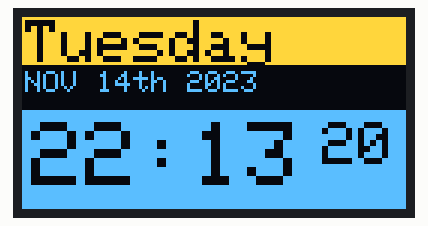
Recording of a sketch running on a simulated Arduino Uno, built with avr-gcc and run on an emulated ATmega328P. On the bench: 128×64 one-colour display. The OLED is the two-colour kind (top 16 rows yellow); the local clock reads 2024-03-15 10:24:30 at power-on unless the sketch sets it; what the sketch prints to the serial monitor is not drawn.

Above: at 2.1 s.
At 6.3 s:
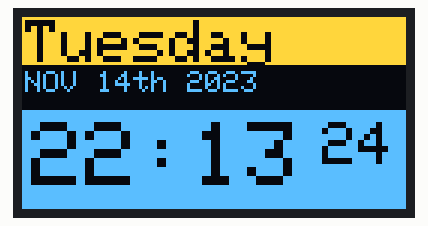
At 10.4 s:
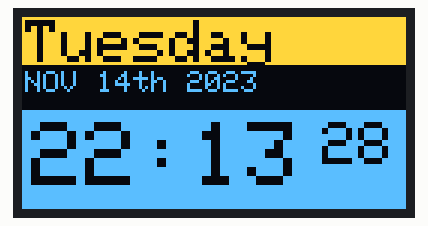
At 19.7 s:
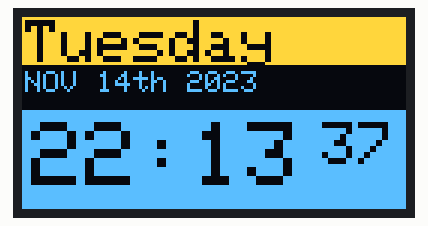
At 29.0 s:
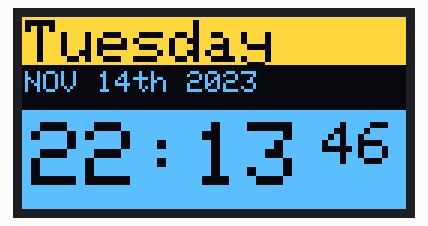
At 38.4 s:
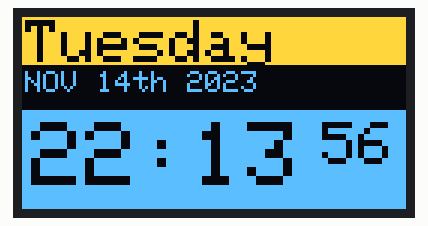

Measured:
- what the display in image 0 shows lasts 1.0 s, from 2.1 s to 3.1 s

The sketch:

Arduino_realtime_clock.ino
```cpp
#include <Wire.h>
#include <Adafruit_GFX.h>
#include <Adafruit_SSD1306.h>
#include <RTClib.h>

#define OLED_WIDTH 128 // OLED display width,  in pixels
#define OLED_HEIGHT 64 // OLED display height, in pixels

Adafruit_SSD1306 oled(OLED_WIDTH, OLED_HEIGHT, &Wire, -1); // // create SSD1306 display object connected to I2C
RTC_DS3231 rtc;

String time;
DateTime dt;


String DayOfTheWeek(uint8_t Day){
  String DayText;
  Serial.println(Day);
  if (Day==1)  DayText="Monday";
  if (Day==2)  DayText="Tuesday";
  if (Day==3)  DayText="Wednesday";
  if (Day==4)  DayText="Thursday";
  if (Day==5)  DayText="Friday";
  if (Day==6)  DayText="Saturday";
  if (Day==0)  DayText="Sunday";
  return DayText;
}

String DayMonthYear(uint8_t Day,uint8_t Month,uint16_t Year){
  String DayMonthYearText;
  if (Month==1)  DayMonthYearText="JAN ";
  if (Month==2)  DayMonthYearText="FEB ";
  if (Month==3)  DayMonthYearText="MAR ";
  if (Month==4)  DayMonthYearText="APR ";
  if (Month==5)  DayMonthYearText="MAY ";
  if (Month==6)  DayMonthYearText="JUN ";
  if (Month==7)  DayMonthYearText="JUL ";
  if (Month==8)  DayMonthYearText="AUG ";
  if (Month==9)  DayMonthYearText="SEP ";
  if (Month==10)  DayMonthYearText="OCT ";
  if (Month==11)  DayMonthYearText="NOV ";
  if (Month==12)  DayMonthYearText="DEC ";

  DayMonthYearText=DayMonthYearText+Day;
  if (Day==1)DayMonthYearText=DayMonthYearText+"st ";
  if (Day==2)DayMonthYearText=DayMonthYearText+"nd ";
  if (Day>2)DayMonthYearText=DayMonthYearText+"th ";

  DayMonthYearText=DayMonthYearText+Year;

  return DayMonthYearText;
}

String AddLeadingZero(uint8_t x){
  String AddLeadingZeroText;
  if(x<10) AddLeadingZeroText="0";
  else AddLeadingZeroText="";
  AddLeadingZeroText=AddLeadingZeroText+x;
  return AddLeadingZeroText;
}

String CurrentTime(uint8_t H, uint8_t I ){
  String CurrentTimeText="";
  CurrentTimeText=CurrentTimeText + AddLeadingZero(H) +":"+AddLeadingZero(I);
  return CurrentTimeText;
}

void setup() {
  Serial.begin(9600);

  // initialize OLED display with address 0x3C for 128x64
  if (!oled.begin(SSD1306_SWITCHCAPVCC, 0x3C)) {
    Serial.println(F("SSD1306 allocation failed"));
    while (true);
  }

  delay(2000);         // wait for initializing
  oled.clearDisplay(); // clear display

  oled.setTextSize(1);          // text size
  oled.setTextColor(WHITE);     // text color
  oled.setCursor(0, 10);        // position to display

  // SETUP RTC MODULE
  if (! rtc.begin()) {
    Serial.println("Couldn't find RTC");
    Serial.flush();
    while (true);
  }

  // automatically sets the RTC to the date & time on PC this sketch was compiled
  rtc.adjust(DateTime(F(__DATE__), F(__TIME__)));
  time.reserve(10); // to avoid fragmenting memory when using String
}

void loop() {
  dt = rtc.now();

  // oled_display_center(time);
  oled.fillRect(0,0,128,16,SSD1306_WHITE);
  oled.fillRect(0,17,128,16,SSD1306_BLACK);
  oled.fillRect(0,31,128,33,SSD1306_WHITE);

  oled.setCursor(1,1);
  oled.setTextSize(2);
  oled.setTextColor(SSD1306_BLACK);
  oled.println(DayOfTheWeek(dt.dayOfTheWeek()));

  oled.setCursor(1,18);
  oled.setTextSize(1);
  oled.setTextColor(SSD1306_WHITE);
  oled.println(DayMonthYear(dt.day(),dt.month(),dt.year()));

  oled.setCursor(3,35);
  oled.setTextSize(3);
  oled.setTextColor(SSD1306_BLACK);
  oled.println(CurrentTime(dt.hour(),dt.minute()));

  oled.setCursor(100,35);
  oled.setTextSize(2);
  oled.setTextColor(SSD1306_BLACK);
  oled.println(AddLeadingZero(dt.second()));

  oled.display();
  delay(1000);
}
```
